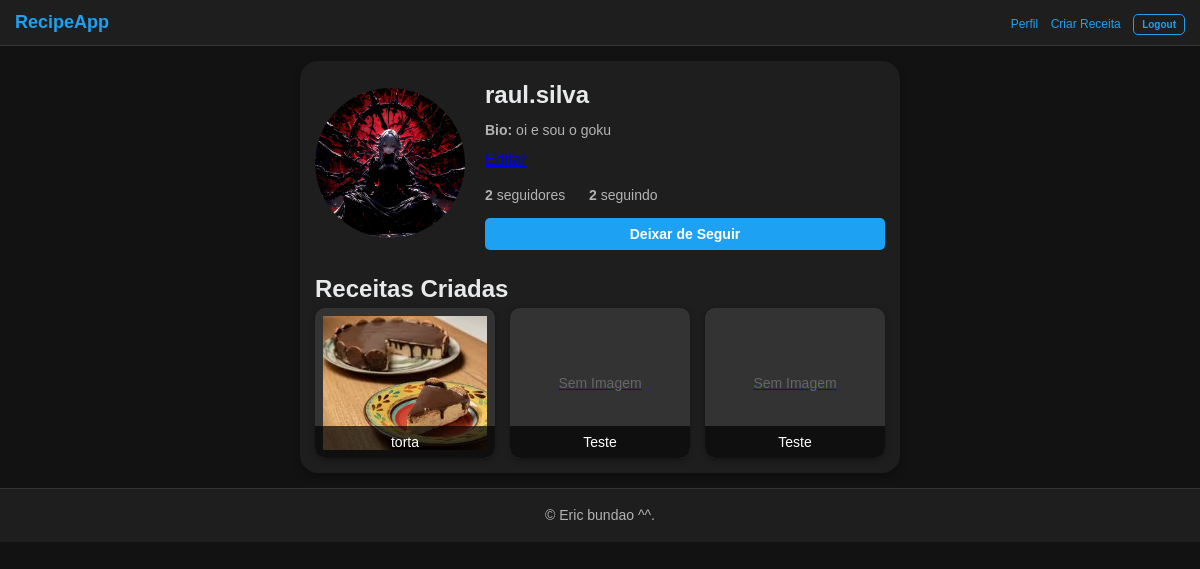
Page /profile/raul.silva/ (signed in) on the committed database.
### recipes/models.py (models this page shows, shortened)
class Profile(models.Model):
    user = models.OneToOneField(User, on_delete=models.CASCADE)
    bio = models.TextField(blank=True)
    profile_picture = models.ImageField(upload_to='profile_pics/', blank=True, null=True)  # Opcional

class Recipe(models.Model):
    title = models.CharField(max_length=200)
    description = models.TextField()
    ingredients = models.TextField()
    instructions = models.TextField()
    author = models.ForeignKey(User, on_delete=models.CASCADE, related_name='recipes')
    created_at = models.DateTimeField(auto_now_add=True)
    likes = models.ManyToManyField(User, related_name='liked_recipes', blank=True)
    image = models.ImageField(upload_to='recipe_images/', blank=True, null=True)  # Opcional

### recipes/views.py (the view)
# urls.py: path('profile/<str:username>/', views.profile, name='profile'),
@login_required
def profile(request, username):
    user = get_object_or_404(User, username=username)
    profile = get_object_or_404(Profile, user=user)
    recipes = user.recipes.all()  # Receitas criadas pelo usuário
    following_count = Follow.objects.filter(follower=user).count()
    following_users = Follow.objects.filter(follower=user).values_list('followed', flat=True)
    followers_count = Follow.objects.filter(followed=user).count()
    followers_users = Follow.objects.filter(followed=user).values_list('follower', flat=True)
    is_following = False
    if request.user.is_authenticated:
        is_following = Follow.objects.filter(follower=request.user, followed=user).exists()
    return render(request, 'recipes/profile.html', {
        'profile': profile,
        'recipes': recipes,
        'is_following': is_following,
        'following_count': following_count,
        'followers_count': followers_count,
        'following_users': User.objects.filter(id__in=following_users),
        'followers_users': User.objects.filter(id__in=followers_users)
    })

### recipes/templates/recipes/profile.html (shortened to what this page needs)
{% extends 'recipes/base.html' %}
{% block content %}
<div class="profile-container">
    <div class="profile-header">
        <div class="profile-picture">
            {% if profile.profile_picture %}
                <img src="{{ profile.profile_picture.url }}" alt="Foto de Perfil" class="rounded-image">
            {% else %}
                <div class="default-profile-picture">📷</div>
            {% endif %}
        </div>
        <div class="profile-info">
            <h1>{{ profile.user.username }}</h1>
            <p><strong>Bio:</strong> {{ profile.bio }}</p>
            <a href="{% url 'edit_profile' %}">Editar</a>
            <div class="follow-stats">
                <span>
                    <strong>{{ followers_count }}</strong> seguidores
                </span>
                <span>
                    <strong>{{ following_count }}</strong> seguindo
                </span>
            </div>
            {% if user.is_authenticated and user != profile.user %}
                <form method="post" action="{% url 'follow_user' profile.user.username %}">
                    {% if is_following %}
                        <button type="submit" class="follow-button">Deixar de Seguir</button>
                    {% else %}
                        <button type="submit" class="follow-button">Seguir</button>
                    {% endif %}
                </form>
            {% endif %}
        </div>
    </div>
    <h2>Receitas Criadas</h2>
    <div class="recipe-grid">
        {% for recipe in recipes %}
            <div class="recipe-card">
                <a href="{% url 'recipe_detail' recipe.pk %}">
                    {% if recipe.image %}
                        <img src="{{ recipe.image.url }}" alt="Imagem da Receita" class="recipe-image">
                    {% else %}
                        <div class="no-image">Sem Imagem</div>
                    {% endif %}
                    <div class="recipe-title">{{ recipe.title }}</div>
                </a>
            </div>
        {% empty %}
            <p>Nenhuma receita disponível.</p>
        {% endfor %}
    </div>
</div>
{% endblock %}

### recipes/static/css/style.css (style rules this page uses)
* { margin: 0; padding: 0; box-sizing: border-box; }
body { font-family: Arial, sans-serif; background-color: #121212; color: #e7e9ea; line-height: 1.6; min-height: 100vh; }
.recipe-card { background-color: #1e1e1e; border-radius: 108px; padding: 8px; box-shadow: 0 2px 6px rgba(0, 0, 0, 0.3); }
.recipe-image { width: 100%; height: 100%; object-fit: cover; transition: transform 0.3s ease; }
form { display: flex; flex-direction: column; gap: 10px; }
form input, form textarea, form button { padding: 10px; border: 1px solid #333; border-radius: 5px; background-color: #1e1e1e; color: #e7e9ea; font-size: 16px; }
form button { background-color: #aeaeae; border: none; color: white; cursor: pointer; font-weight: bold; }
.no-image { width: 100%; height: 400px; background-color: #333; display: flex; align-items: center; justify-content: center; border-radius: 10px; font-size: 16px; color: #666; }
.profile-header { display: flex; align-items: center; margin-bottom: 20px; }
.profile-picture { width: 150px; height: 150px; border-radius: 50%; overflow: hidden; margin-right: 20px; background-color: #333; }
.profile-picture img { width: 100%; height: 100%; object-fit: cover; }
.profile-info { flex-grow: 1; }
.profile-info h1 { margin: 0; font-size: 24px; color: #e7e9ea; }
.profile-info p { margin: 5px 0; font-size: 14px; color: #b3b3b3; }
.follow-stats { margin-top: 10px; }
.follow-stats span { margin-right: 20px; font-size: 14px; color: #b3b3b3; }
.follow-button { background-color: #1da1f2; color: white; border: none; padding: 8px 15px; border-radius: 5px; cursor: pointer; font-size: 14px; margin-top: 10px; }
.recipe-grid { display: grid; grid-template-columns: repeat(3, 1fr); gap: 15px; }
.recipe-card { position: relative; width: 100%; height: 150px; overflow: hidden; border-radius: 10px; background-color: #333; }
.recipe-image { width: 100%; height: 100%; object-fit: cover; }
.no-image { width: 100%; height: 100%; display: flex; align-items: center; justify-content: center; font-size: 14px; color: #666; }
.recipe-title { position: absolute; bottom: 0; left: 0; right: 0; background-color: rgba(0, 0, 0, 0.7); color: white; padding: 5px; text-align: center; font-size: 14px; border-bottom-left-radius: 10px; border-bottom-right-radius: 10px; }

### rows in the picture
Profile: profile_picture (picture), user.username "raul.silva", bio "oi e sou o goku"
Recipe: image (picture), title "torta"
Recipe: image "Sem Imagem", title "Teste"
Recipe: image "Sem Imagem", title "Teste"

### other values in the picture
{{ followers_count }} "2"
{{ following_count }} "2"
